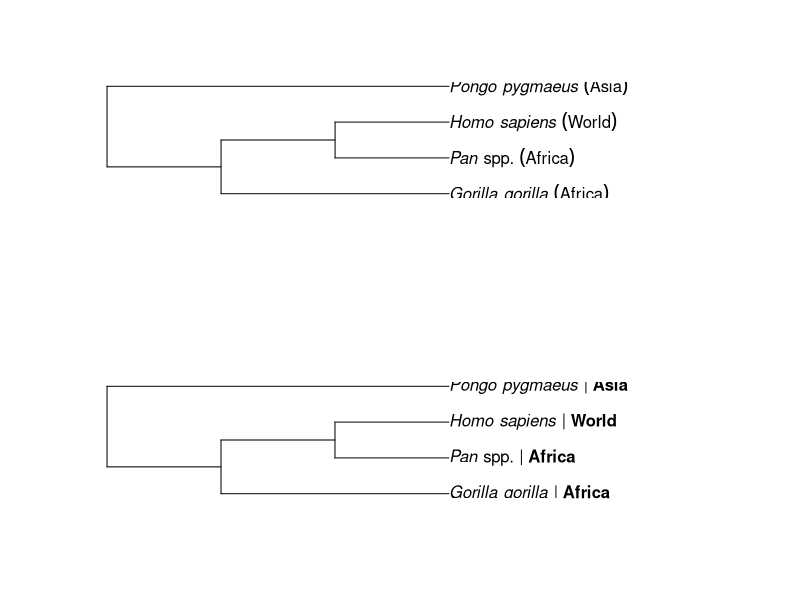

The R source for this figure:
library(ape)


### Name: mixedFontLabel
### Title: Mixed Font Labels for Plotting
### Aliases: mixedFontLabel
### Keywords: manip

### ** Examples

tr <- read.tree(text = "((a,(b,c)),d);")
genus <- c("Gorilla", "Pan", "Homo", "Pongo")
species <- c("gorilla", "spp.", "sapiens", "pygmaeus")
geo <- c("Africa", "Africa", "World", "Asia")
tr$tip.label <- mixedFontLabel(genus, species, geo, italic = 1:2,
  parenthesis = 3)
layout(matrix(c(1, 2), 2))
plot(tr)
tr$tip.label <- mixedFontLabel(genus, species, geo, sep = c(" ", " | "),
  italic = 1:2, bold = 3)
plot(tr)
layout(1)
